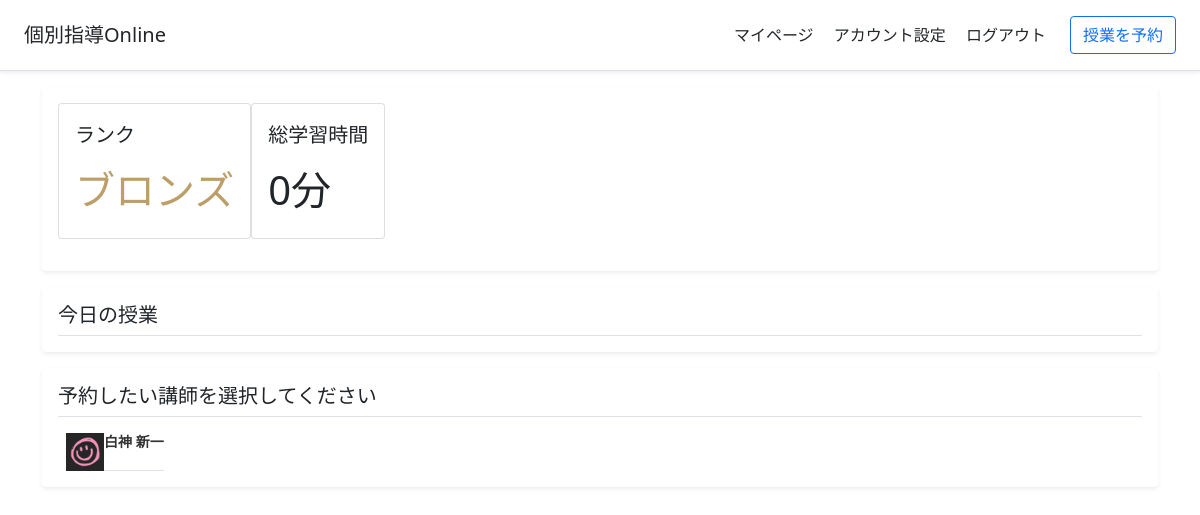
/reserve/ (signed in), run on an earlier commit of the app's database.
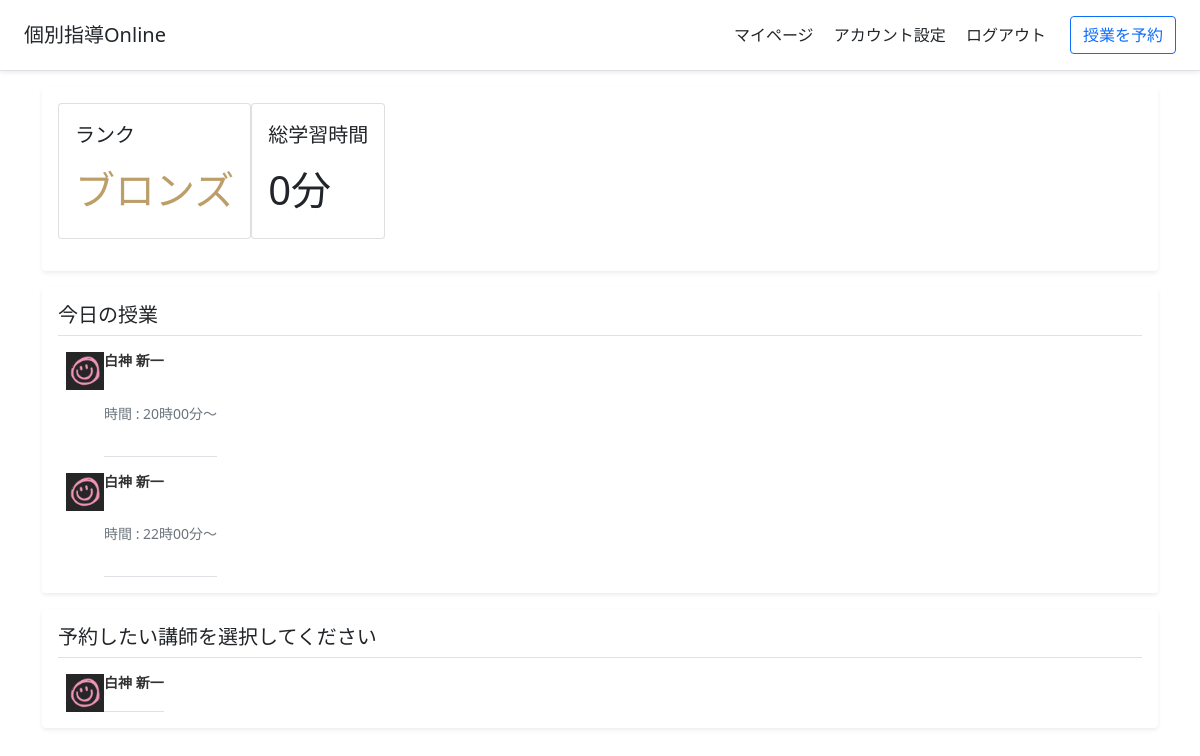
And on a later commit of the database.
### tutoringapp/models.py (models this page shows)
class UserModel(AbstractUser):
    user_type = models.TextField(choices=USER_TYPE_CHOICES, default="student") # ユーザーが講師か生徒かを示す
    first_name = models.TextField(default="") # ユーザーの名前
    last_name = models.TextField(default="") # ユーザーの苗字
    profile_image = models.ImageField(upload_to="", default="ProfileImage.png") # ユーザーのプロフィール画像
    start_datetime = models.DateTimeField(auto_now_add=True)
    self_introduction = models.TextField(default="")
    spent_time = models.IntegerField(default=0) # 費やした時間(学習時間or授業をした時間)
    rank = models.TextField(choices=USERS_RANK_CHOICES, default="bronze")
    class_start_datetime = models.DateTimeField(default=datetime.datetime(2000, 1, 1)) # 最後に授業に参加した時間
    class_ending_datetime = models.DateTimeField(default=datetime.datetime(2000, 1, 1)) # 最後に授業を終了した時間

class TeacherModel(models.Model):
    user = models.OneToOneField(UserModel, on_delete=models.CASCADE)

class ClassModel(models.Model):
    student = models.ForeignKey(StudentModel, on_delete=models.CASCADE) # 生徒ユーザー
    teacher = models.ForeignKey(TeacherModel, on_delete=models.CASCADE) # 講師ユーザー
    datetime = models.DateTimeField() # 授業の日付、時刻

### tutoringapp/views.py (the view)
# urls.py: path("reserve/", views.reserve_view, name="reserve"), # どの先生を予約するかを決めるページ
def reserve_view(request):
    if request.user.is_authenticated and request.user.user_type == "student":
        user = request.user
        student = models.StudentModel.objects.get(user=user.id)
        now = timezone.now()
        todays_reserved_class_list = create_todays_reserved_class_list(user.id) # 今日行われる授業のリストを作成する
        teacher_set = models.TeacherModel.objects.all()
        teacher_list = []
        for teacher in teacher_set:
            teachers_class_set = models.ClassModel.objects.filter(teacher=teacher.id)
            teachers_class_list = change_set_to_list(teachers_class_set)
            for teachers_class in teachers_class_list:
                if now.day <= teachers_class.datetime.day <= now.day+6:
                    teacher_list.append(teacher)
                    break
        return render(request, "reserve.html", {"todays_reserved_class_list": todays_reserved_class_list, "teacher_list" : teacher_list, "now" : now})
    elif request.user.is_authenticated and request.user.user_type == "teacher":
        return redirect("manage_schedule")
    else:
        return redirect("login")

### tutoringapp/views.py (called while the page is built)
def change_set_to_list(record_set):
    record_list = []
    for record in record_set:
        record_list.append(record)
    return record_list

def judge_datetime_is_within_today(this_datetime):
    jst_today = datetime.datetime.now(datetime.timezone(datetime.timedelta(hours=9)))
    today = timezone.now().replace(day=jst_today.day, hour=15, minute=0, second=0, microsecond=0) - datetime.timedelta(days=1) # UTCにおける15時0分(JSTにおける0時0分)
    one_days_after = today + datetime.timedelta(days=1)
    if today <= this_datetime < one_days_after:
        return True
    else:
        return False

def judge_datetime_is_before_now(this_datetime):
    now = timezone.now().replace(minute=0, second=0, microsecond=0)
    if this_datetime >= now:
        return True
    else:
        return False

def create_todays_reserved_class_list(student_id):
    student = models.StudentModel.objects.get(user=student_id)
    reserved_class_set = models.ClassModel.objects.filter(student=student.id)
    reserved_class_list = change_set_to_list(reserved_class_set)
    todays_reserved_class_list = []
    now = timezone.now()
    for reserved_class in reserved_class_list:
        if judge_datetime_is_within_today(reserved_class.datetime) and judge_datetime_is_before_now(reserved_class.datetime):
            if reserved_class.datetime.hour == now.hour and now.minute >= 50:
                continue
            todays_reserved_class_list.append(reserved_class)
        todays_reserved_class_list.sort(key=lambda x:x.datetime.timestamp())
    return todays_reserved_class_list

### templates/reserve.html (shortened to what this page needs)
{% extends "base.html" %}
{% block content %}
<main class="container">
    <div class="my-3 p-3 bg-white rounded shadow-sm">
        <div class="d-flex flex-row bd-highlight mb-3">
            <div class="card">
                <div class="card-body">
                    <p class="lead">ランク</p>
                    {% if user.rank == "bronze" %}
                    <p class="h1" style="color: #BC9E69;">ブロンズ</p>
                    {% elif user.rank == "silver" %}
                    <p class="h1" style="color: #BEC1C3;">シルバー</p>
                    {% elif user.rank == "gold" %}
                    <p class="h1" style="color: #EFC986;">ゴールド</p>
                    {% elif user.rank == "diamond" %}
                    <p class="h1" style="color: #94D1C8;">ダイヤモンド</p>
                    {% endif %}
                </div>
            </div>
            <div class="card">
                <div class="card-body">
                  <p class="lead">総学習時間</p>
                  <p class="h1">{{user.spent_time}}分</p>
                </div>
            </div>
        </div>
    </div>
    <div class="my-3 p-3 bg-white rounded shadow-sm">
        <h5 class="border-bottom pb-2 mb-0">今日の授業</h5>
        {% for reserved_class in todays_reserved_class_list %}
        <div class="d-flex text-muted pt-3">
            <a href="{% url 'profile' reserved_class.teacher.user.id %}"><svg class="bd-placeholder-img flex-shrink-0 me-2 rounded" width="0" height="0" xmlns="http://www.w3.org/2000/svg" role="img" aria-label="Placeholder: 32x32" preserveAspectRatio="xMidYMid slice" focusable="false"><img src="{{reserved_class.teacher.user.profile_image.url}}" width="38" height="38"></svg></a>
            <p class="pb-3 mb-0 small lh-sm border-bottom">
              <a href="{% url 'profile' reserved_class.teacher.user.id %}"><strong class="d-block text-gray-dark">{{reserved_class.teacher.user.last_name}} {{reserved_class.teacher.user.first_name}}</strong></a>
              <br>
              <br>
              時間 : {{reserved_class.datetime|date:"H時00分〜"}}
              <br>
              <br>
            </p>
        </div>
        {% endfor %}
    </div>
    <div class="my-3 p-3 bg-white rounded shadow-sm">
        <h5 class="border-bottom pb-2 mb-0">予約したい講師を選択してください</h5>
        {% for teacher in teacher_list %}
        <div class="d-flex text-muted pt-3">
            <a href="{% url 'choose_reserved_class_datetime' teacher.user.id %}"><svg class="bd-placeholder-img flex-shrink-0 me-2 rounded" width="0" height="0" xmlns="http://www.w3.org/2000/svg" role="img" aria-label="Placeholder: 32x32" preserveAspectRatio="xMidYMid slice" focusable="false"><img src="{{teacher.user.profile_image.url}}" width="38" height="38"></svg></a>
            <p class="pb-3 mb-0 small lh-sm border-bottom">
              <a href="{% url 'choose_reserved_class_datetime' teacher.user.id %}"><strong class="d-block text-gray-dark">{{teacher.user.last_name}} {{teacher.user.first_name}}</strong></a>
            </p>
        </div>
        {% endfor %}
    </div>
</main>
{% endblock content %}

### templates/base.html (shortened to what this page needs)
{% load static %}
<!doctype html>
<html lang="en">
  <head>
    <link href="https://cdn.jsdelivr.net/npm/bootstrap@5.0.0-beta1/dist/css/bootstrap.min.css" rel="stylesheet">
    <link href="{% static 'remove_underline.css' %}" rel="stylesheet">
  </head>
  <body>
    <header class="d-flex flex-column flex-md-row align-items-center p-3 px-md-4 mb-3 bg-white border-bottom shadow-sm">
        <p class="h5 my-0 me-md-auto fw-normal">個別指導Online</p>
        <nav class="my-2 my-md-0 me-md-3">
          {% if user.is_authenticated %}
          <a class="p-2 text-dark" href="{% url 'profile' user.id %}">マイページ</a>
          <a class="p-2 text-dark" href="{% url 'setup_account' %}">アカウント設定</a>
          <a class="p-2 text-dark" href="{% url 'logout' %}">ログアウト</a>
          {% else %}
            {% if request.path != "/home_page/" %}
            <a class="p-2 text-dark" href="{% url 'home_page' %}">ホーム</a>
            {% endif %}
          <a class="p-2 text-dark" href="{% url 'login' %}">ログイン</a>
          {% endif %}
        </nav>
        {% if user.user_type == "student" %}
        <a class="btn btn-outline-primary" href="{% url 'reserve' %}">授業を予約</a>
        {% elif user.user_type == "teacher" %}
        <a class="btn btn-outline-primary" href="{% url 'manage_schedule' %}">スケジュール</a>
        {% else %}
        <a class="btn btn-outline-primary" href="{% url 'signup_studentaccount' %}">アカウントを作成</a>
        {% endif %}
    </header>
    {% block content %}
    {% endblock content %}
  </body>
</html>

### static/remove_underline.css (style rules this page uses)
a { text-decoration: none; color: #333; }

What changed in the data, as far as the page shows it:
added ClassModel: teacher.user.profile_image (picture), teacher.user.last_name "白神", teacher.user.first_name "新一", datetime "20時00分〜"
added ClassModel: teacher.user.profile_image (picture), teacher.user.last_name "白神", teacher.user.first_name "新一", datetime "22時00分〜"
